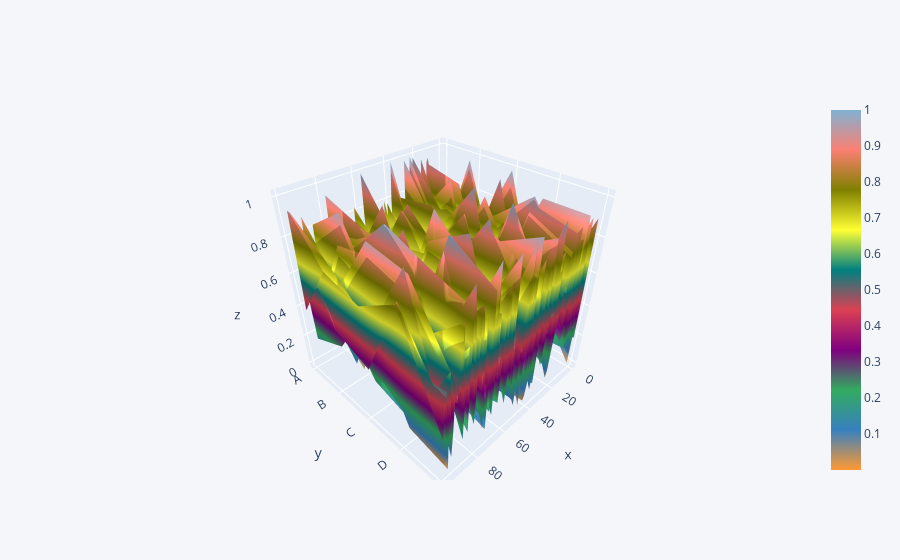

The code cell stored with this chart in its notebook:
### Code cell
main(cat)

### Figure 1 — Plotly figure (JSON) as saved in the notebook; plotly's stock layout.template omitted (floating-point values rounded to 4 significant figures; data arrays with more than 128 entries replaced by an {"elided": "..."} marker saying what was removed)
{"data": [{"colorscale": [[0, "rgb(255, 153, 51)"], [0.1111, "rgb(55, 128, 191)"], [0.2222, "rgb(50, 171, 96)"], [0.3333, "rgb(128, 0, 128)"], [0.4444, "rgb(219, 64, 82)"], [0.5556, "rgb(0, 128, 128)"], [0.6667, "rgb(255, 255, 51)"], [0.7778, "rgb(128, 128, 0)"], [0.8889, "rgb(251, 128, 114)"], [1, "rgb(128, 177, 211)"]], "type": "surface", "x": [0, 1, 2, 3, 4, 5, 6, 7, 8, 9, 10, 11, 12, 13, 14, 15, 16, 17, 18, 19, 20, 21, 22, 23, 24, 25, 26, 27, 28, 29, 30, 31, 32, 33, 34, 35, 36, 37, 38, 39, 40, 41, 42, 43, 44, 45, 46, 47, 48, 49, 50, 51, 52, 53, 54, 55, 56, 57, 58, 59, 60, 61, 62, 63, 64, 65, 66, 67, 68, 69, 70, 71, 72, 73, 74, 75, 76, 77, 78, 79, 80, 81, 82, 83, 84, 85, 86, 87, 88, 89, 90, 91, 92, 93, 94, 95, 96, 97, 98, 99], "y": ["A", "B", "C", "D", "E"], "z": {"elided": "5x100 float values"}}], "layout": {"legend": {"bgcolor": "#F5F6F9", "font": {"color": "#4D5663"}}, "paper_bgcolor": "#F5F6F9", "plot_bgcolor": "#F5F6F9", "title": {"font": {"color": "#4D5663"}}, "xaxis": {"gridcolor": "#E1E5ED", "showgrid": true, "tickfont": {"color": "#4D5663"}, "title": {"font": {"color": "#4D5663"}, "text": ""}, "zerolinecolor": "#E1E5ED"}, "yaxis": {"gridcolor": "#E1E5ED", "showgrid": true, "tickfont": {"color": "#4D5663"}, "title": {"font": {"color": "#4D5663"}, "text": ""}, "zerolinecolor": "#E1E5ED"}}}
